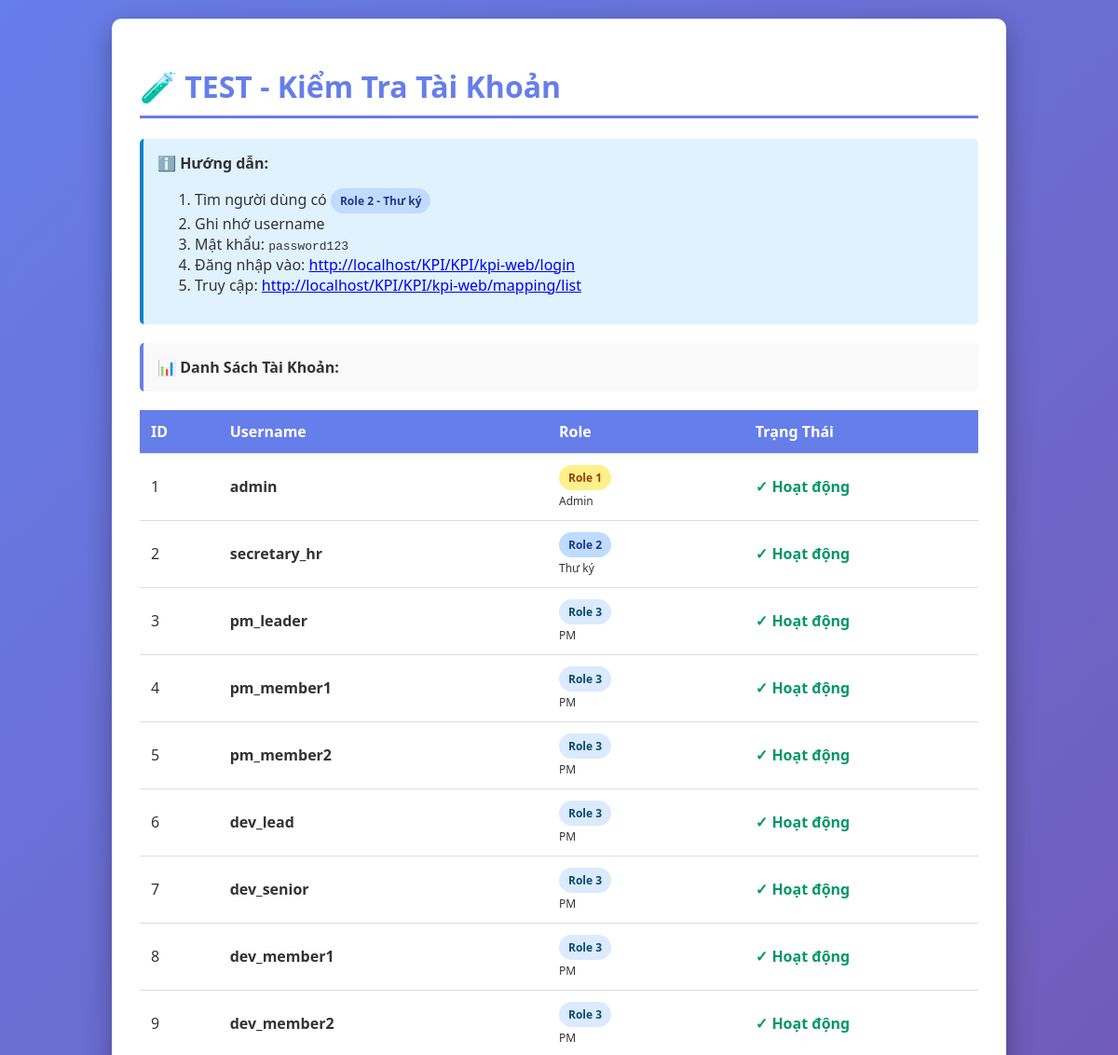
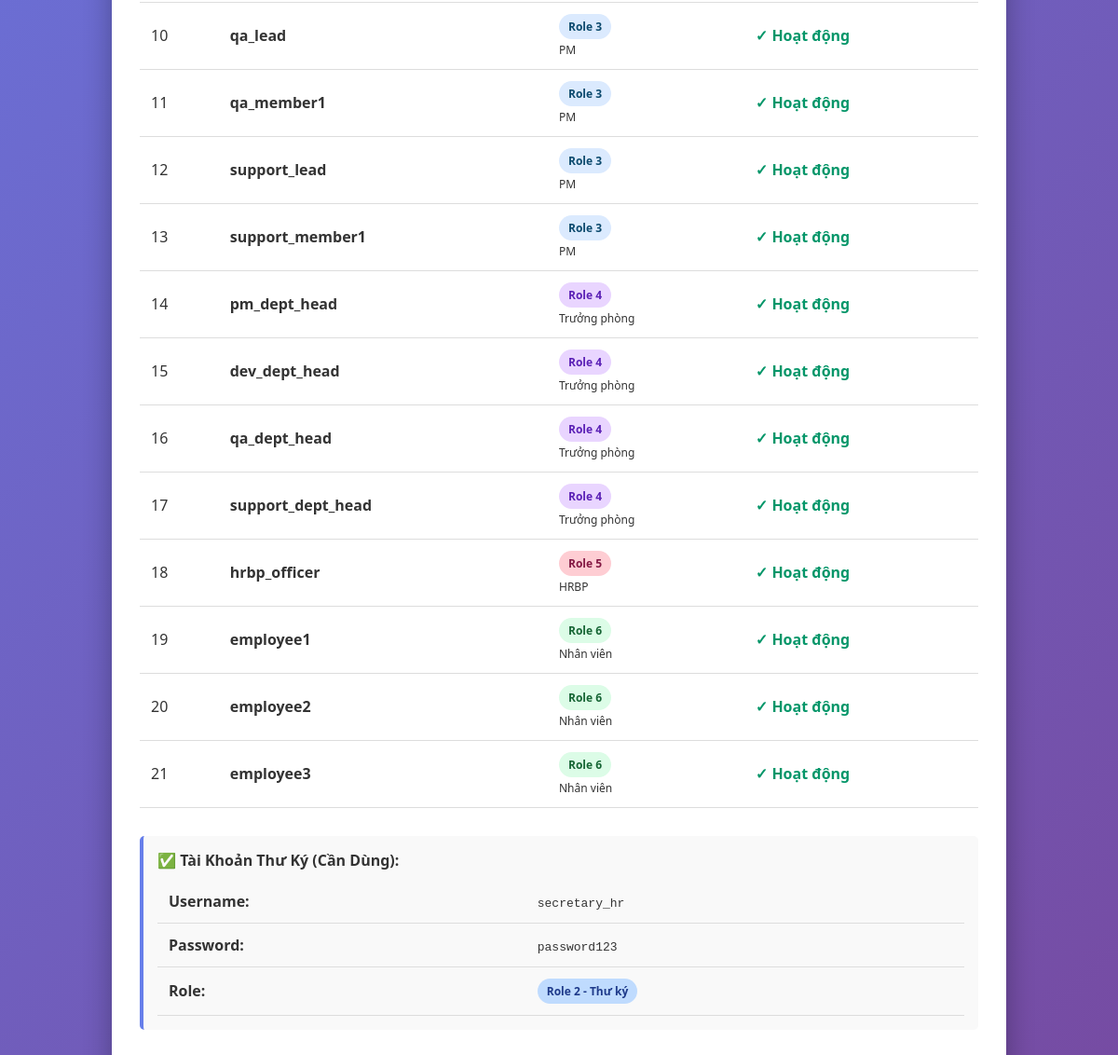
Screenshot of /kpi-web/test-accounts.php with the database file from the repository (2 pictures, top to bottom).
### tables this page shows
CREATE TABLE User (
    id INT AUTO_INCREMENT PRIMARY KEY,
    business_unit_id INT,
    username VARCHAR(100) NOT NULL,
    password VARCHAR(255) NOT NULL COMMENT 'Mật khẩu lưu dạng Hash (Bcrypt)',
    role TINYINT NOT NULL COMMENT '1: Admin, 2: Thư ký, 3: PM, 4: Trưởng phòng, 5: HRBP, 6: Nhân viên',
    is_deleted BOOLEAN DEFAULT FALSE,
    FOREIGN KEY (business_unit_id) REFERENCES business_unit(id) ON DELETE SET NULL
);

### kpi-web/test-accounts.php (the view, shortened to what this page needs)
<?php
$host = $_ENV['DB_HOST'] ?? 'localhost';
$db = $_ENV['DB_NAME'] ?? 'kpi_system';
$user = $_ENV['DB_USER'] ?? 'root';
$pass = $_ENV['DB_PASS'] ?? '';
try {
    $pdo = new PDO("mysql:host=$host;dbname=$db;charset=utf8mb4", $user, $pass);
    $pdo->setAttribute(PDO::ATTR_ERRMODE, PDO::ERRMODE_EXCEPTION);
} catch (PDOException $e) {
    die("Lỗi kết nối: " . $e->getMessage());
}
$stmt = $pdo->query("SELECT id, username, role, is_deleted FROM User ORDER BY id");
$users = $stmt->fetchAll(PDO::FETCH_ASSOC);
?>
<!DOCTYPE html>
<html lang="vi">
<head>
</head>
<body>
<div class="container">
    <h1>🧪 TEST - Kiểm Tra Tài Khoản</h1>
    <div class="instruction">
        <strong>ℹ️ Hướng dẫn:</strong>
        <ol>
            <li>Tìm người dùng có <span class="role-badge role-2">Role 2 - Thư ký</span></li>
            <li>Ghi nhớ username</li>
            <li>Mật khẩu: <code>password123</code></li>
            <li>Đăng nhập vào: <a href="/KPI/KPI/kpi-web/login" target="_blank">http://localhost/KPI/KPI/kpi-web/login</a></li>
            <li>Truy cập: <a href="/KPI/KPI/kpi-web/mapping/list" target="_blank">http://localhost/KPI/KPI/kpi-web/mapping/list</a></li>
        </ol>
    </div>
    <div class="section">
        <strong>📊 Danh Sách Tài Khoản:</strong>
    </div>
    <table>
        <thead>
            <tr>
                <th>ID</th>
                <th>Username</th>
                <th>Role</th>
                <th>Trạng Thái</th>
            </tr>
        </thead>
        <tbody>
            <?php foreach ($users as $u): ?>
                <tr>
                    <td><?php echo $u['id']; ?></td>
                    <td><strong><?php echo htmlspecialchars($u['username']); ?></strong></td>
                    <td>
                        <span class="role-badge role-<?php echo $u['role']; ?>">
                            Role <?php echo $u['role']; ?>
                        </span>
                        <div class="role-name">
                            <?php
                                $roles = [
                                    1 => 'Admin',
                                    2 => 'Thư ký',
                                    3 => 'PM',
                                    4 => 'Trưởng phòng',
                                    5 => 'HRBP',
                                    6 => 'Nhân viên'
                                ];
                                echo $roles[$u['role']] ?? 'Unknown';
                            ?>
                        </div>
                    </td>
                    <td>
                        <?php if ($u['is_deleted'] == 0): ?>
                            <span class="status-ok">✓ Hoạt động</span>
                        <?php else: ?>
                            <span class="status-error">✗ Bị xóa</span>
                        <?php endif; ?>
                    </td>
                </tr>
            <?php endforeach; ?>
        </tbody>
    </table>
    <div class="section" style="margin-top: 30px;">
        <strong>✅ Tài Khoản Thư Ký (Cần Dùng):</strong>
        <table style="width: 100%; margin-top: 10px;">
            <tr>
                <td><strong>Username:</strong></td>
                <td><code>secretary_hr</code></td>
            </tr>
            <tr>
                <td><strong>Password:</strong></td>
                <td><code>password123</code></td>
            </tr>
            <tr>
                <td><strong>Role:</strong></td>
                <td><span class="role-badge role-2">Role 2 - Thư ký</span></td>
            </tr>
        </table>
    </div>
</div>
</body>
</html>

### kpi-web/test-accounts.php (style rules this page uses)
body { font-family: 'Segoe UI', Arial, sans-serif; background: linear-gradient(135deg, #667eea 0%, #764ba2 100%); color: #333; padding: 20px; margin: 0; }
.container { max-width: 900px; margin: 0 auto; background: white; border-radius: 10px; padding: 30px; box-shadow: 0 10px 30px rgba(0,0,0,0.3); }
h1 { color: #667eea; border-bottom: 3px solid #667eea; padding-bottom: 10px; }
table { width: 100%; border-collapse: collapse; margin-top: 20px; }
thead { background: #667eea; color: white; }
th, td { padding: 12px; text-align: left; border-bottom: 1px solid #ddd; }
.role-badge { display: inline-block; padding: 5px 10px; border-radius: 20px; font-size: 12px; font-weight: bold; }
.role-1 { background: #fef08a; color: #92400e; }
.role-2 { background: #bfdbfe; color: #1e3a8a; }
.role-3 { background: #dbeafe; color: #0c4a6e; }
.role-4 { background: #e9d5ff; color: #5b21b6; }
.role-5 { background: #fecdd3; color: #831843; }
.role-6 { background: #dcfce7; color: #166534; }
.role-name { font-size: 12px; margin-top: 3px; font-weight: 500; }
.status-ok { color: #059669; font-weight: bold; }
.section { background: #f9f9f9; padding: 15px; border-radius: 5px; margin: 20px 0; border-left: 4px solid #667eea; }
.instruction { background: #e0f2fe; padding: 15px; border-radius: 5px; margin: 20px 0; border-left: 4px solid #0284c7; }

### rows the page displays
user: id "1", username "admin", role "1", role "Admin", is_deleted "✓ Hoạt động"
user: id "2", username "secretary_hr", role "2", role "Thư ký", is_deleted "✓ Hoạt động"
user: id "3", username "pm_leader", role "3", role "PM", is_deleted "✓ Hoạt động"
user: id "4", username "pm_member1", role "3", role "PM", is_deleted "✓ Hoạt động"
user: id "5", username "pm_member2", role "3", role "PM", is_deleted "✓ Hoạt động"
user: id "6", username "dev_lead", role "3", role "PM", is_deleted "✓ Hoạt động"
user: id "7", username "dev_senior", role "3", role "PM", is_deleted "✓ Hoạt động"
user: id "8", username "dev_member1", role "3", role "PM", is_deleted "✓ Hoạt động"
user: id "9", username "dev_member2", role "3", role "PM", is_deleted "✓ Hoạt động"
user: id "10", username "qa_lead", role "3", role "PM", is_deleted "✓ Hoạt động"
user: id "11", username "qa_member1", role "3", role "PM", is_deleted "✓ Hoạt động"
user: id "12", username "support_lead", role "3", role "PM", is_deleted "✓ Hoạt động"
user: id "13", username "support_member1", role "3", role "PM", is_deleted "✓ Hoạt động"
user: id "14", username "pm_dept_head", role "4", role "Trưởng phòng", is_deleted "✓ Hoạt động"
user: id "15", username "dev_dept_head", role "4", role "Trưởng phòng", is_deleted "✓ Hoạt động"
user: id "16", username "qa_dept_head", role "4", role "Trưởng phòng", is_deleted "✓ Hoạt động"
user: id "17", username "support_dept_head", role "4", role "Trưởng phòng", is_deleted "✓ Hoạt động"
user: id "18", username "hrbp_officer", role "5", role "HRBP", is_deleted "✓ Hoạt động"
user: id "19", username "employee1", role "6", role "Nhân viên", is_deleted "✓ Hoạt động"
user: id "20", username "employee2", role "6", role "Nhân viên", is_deleted "✓ Hoạt động"
user: id "21", username "employee3", role "6", role "Nhân viên", is_deleted "✓ Hoạt động"
